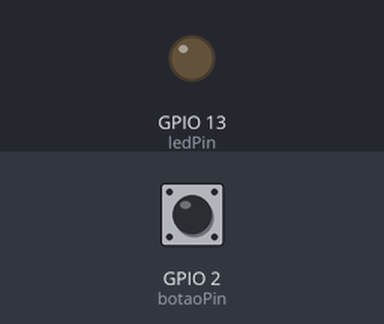
The program below on a simulated ESP32. Shown: output pins drawn as LEDs (lit = HIGH). Inputs (shaded band) come from the test bench; at power-on: GPIO 2 (botaoPin) HIGH. WiFi joins after 1.5 s; servers stay silent unless stated; what the program prints to the serial monitor is not drawn.

Above: at 2.7 s.
2.8 s: GPIO 2 (botaoPin) pulled LOW for 3 s
At 4.3 s:
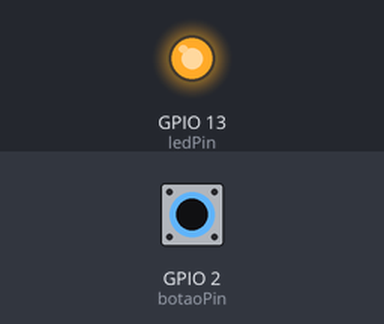
Timing chart, 0 to 7.5 s (numbered marks = the images above; inputs shaded):
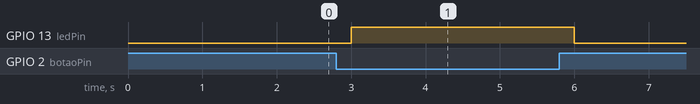

The program:

main.cpp
```cpp
#include <Arduino.h>
#include <WiFi.h>

const char* ssid = "SEU_SSID";
const char* password = "SUA_SENHA";

const int botaoPin = 2;
const int ledPin = 13;

void setup() {
  Serial.begin(115200);
  pinMode(botaoPin, INPUT_PULLUP);
  pinMode(ledPin, OUTPUT);
  digitalWrite(ledPin, LOW);

  WiFi.begin(ssid, password);
  while (WiFi.status() != WL_CONNECTED) {
    delay(500);
    Serial.print(".");
  }
  Serial.println("");
  Serial.println("WiFi conectado!");
}

void loop() {
  static unsigned long tempoAnterior = 0;
  static bool botaoPressionado = false;

  unsigned long tempoAtual = millis();

  if (tempoAtual - tempoAnterior >= 3000) {
    tempoAnterior = tempoAtual;

    int estadoBotao = digitalRead(botaoPin);
    if (estadoBotao == LOW) {
      botaoPressionado = true;
    } else {
      botaoPressionado = false;
    }

    if (botaoPressionado) {
      digitalWrite(ledPin, HIGH);
      // Envia dados para o arquivo PHP
      enviarDadosPHP("pressionado");
    } else {
      digitalWrite(ledPin, LOW);
      // Envia dados para o arquivo PHP
      enviarDadosPHP("nao pressionado");
    }
  }
}

void enviarDadosPHP(const char* estado) {
  // Implemente a função para enviar dados para o arquivo PHP
  // Utilize WiFiClient para comunicação HTTP
  // Envie o estado do botão como parâmetro
}
```

Measured:
- after the input at 2.8 s, GPIO 13 (ledPin): LOW → HIGH after 0.20 s, → LOW 3.0 s later
